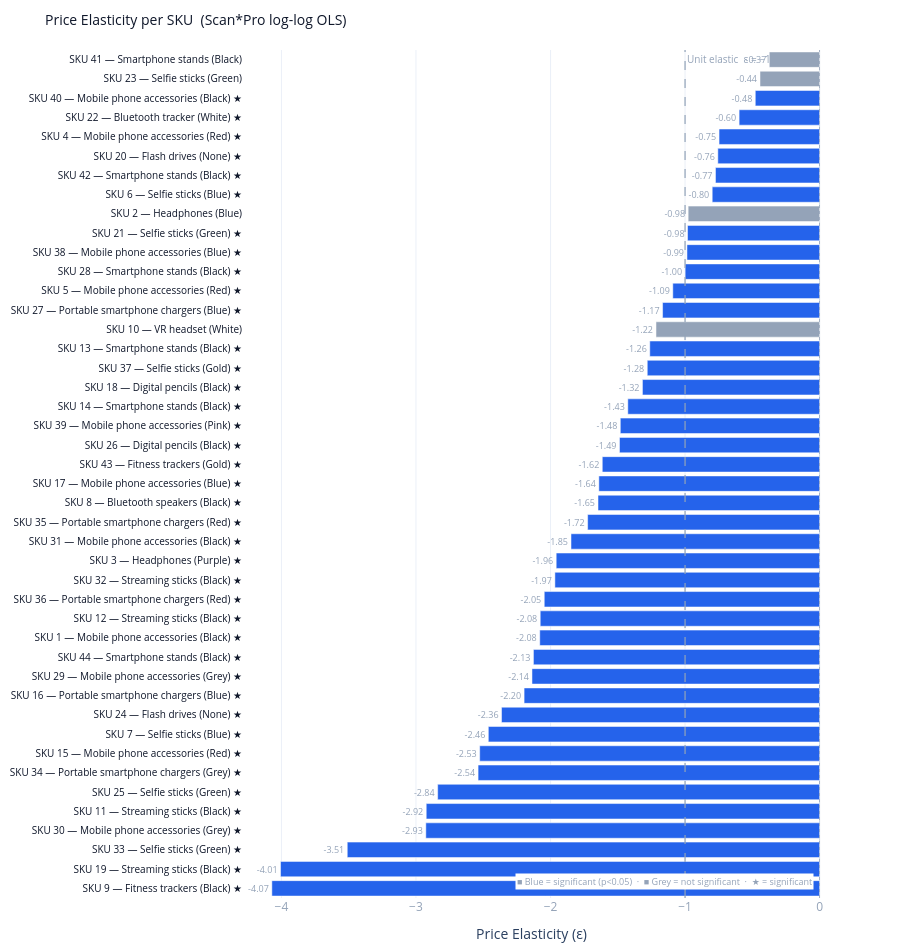

Notebook source saved alongside this figure:
### Markdown cell above
## Portfolio overview

### Code cell
# ── Elasticity ranking — all SKUs ────────────────────────────────────────────
# Horizontal bar chart ordered by elasticity.
# Blue = significant (p<0.05) · Grey = not significant · dashed line = unit elastic

df_plot = results_df.copy()
df_plot["bar_color"] = df_plot.apply(
    lambda r: BLUE if r["elast_sig"] else GREY_MD, axis=1)
df_plot["label"] = df_plot.apply(
    lambda r: f"SKU {int(r['sku'])} — {r['name'].split('—')[-1].strip()}"
              + (" ★" if r["elast_sig"] else ""), axis=1)

fig = go.Figure(go.Bar(
    y=df_plot["label"],
    x=df_plot["elasticity"],
    orientation="h",
    marker_color=df_plot["bar_color"],
    text=df_plot["elasticity"].apply(lambda v: f"{v:.2f}"),
    textposition="outside",
    textfont=dict(size=9, color=GREY_MD),
    customdata=df_plot[["elast_pval", "avg_price", "avg_sales", "r2",
                         "elast_sig"]].values,
    hovertemplate=(
        "<b>%{y}</b><br>"
        "Elasticity: <b>%{x:.4f}</b><br>"
        "p-value: %{customdata[0]:.4f}"
        "  ·  Significant: %{customdata[4]}<br>"
        "Avg price: £%{customdata[1]:.2f}"
        "  ·  Avg sales: %{customdata[2]:.0f} units/wk<br>"
        "R²: %{customdata[3]:.3f}<extra></extra>"
    ),
))

fig.add_vline(x=-1, line_dash="dash", line_color=GREY_MD, line_width=1.2,
              annotation_text="Unit elastic  ε = −1",
              annotation_font=dict(color=GREY_MD, size=10),
              annotation_position="top right")
fig.add_vline(x=0,  line_dash="dot",  line_color=GREY_MD, line_width=0.8)

fig.update_layout(
    title=dict(text="Price Elasticity per SKU  (Scan*Pro log-log OLS)",
               font=dict(size=14, color=SLATE)),
    height=950,
    margin=dict(l=10, r=80, t=50, b=40),
    xaxis=dict(title="Price Elasticity (ε)", zeroline=True,
               zerolinecolor=GREY_LG, zerolinewidth=1,
               tickfont=dict(color=GREY_MD)),
    yaxis=dict(tickfont=dict(size=10, color=SLATE)),
    showlegend=False,
    plot_bgcolor="white",
)

# Manual legend annotation
fig.add_annotation(
    x=0.99, y=0.01, xref="paper", yref="paper",
    text="■ Blue = significant (p<0.05)  ·  ■ Grey = not significant  ·  ★ = significant",
    showarrow=False, font=dict(size=9, color=GREY_MD),
    bgcolor="white", align="right",
)

fig.show()
print(f"\n{n_elastic} elastic SKUs (|ε|>1)  ·  "
      f"{n_inelastic} inelastic  ·  "
      f"{n_sig} statistically significant")

### Figure 1 — Plotly figure (JSON) as saved in the notebook; plotly's stock layout.template omitted (floating-point values rounded to 4 significant figures; data arrays with more than 128 entries replaced by an {"elided": "..."} marker saying what was removed)
{"data": [{"customdata": {"elided": "44x5 mixed values"}, "hovertemplate": "<b>%{y}</b><br>Elasticity: <b>%{x:.4f}</b><br>p-value: %{customdata[0]:.4f}  ·  Significant: %{customdata[4]}<br>Avg price: £%{customdata[1]:.2f}  ·  Avg sales: %{customdata[2]:.0f} units/wk<br>R²: %{customdata[3]:.3f}<extra></extra>", "marker": {"color": ["#2563EB", "#2563EB", "#2563EB", "#2563EB", "#2563EB", "#2563EB", "#2563EB", "#2563EB", "#2563EB", "#2563EB", "#2563EB", "#2563EB", "#2563EB", "#2563EB", "#2563EB", "#2563EB", "#2563EB", "#2563EB", "#2563EB", "#2563EB", "#2563EB", "#2563EB", "#2563EB", "#2563EB", "#2563EB", "#2563EB", "#2563EB", "#2563EB", "#2563EB", "#94a3b8", "#2563EB", "#2563EB", "#2563EB", "#2563EB", "#2563EB", "#94a3b8", "#2563EB", "#2563EB", "#2563EB", "#2563EB", "#2563EB", "#2563EB", "#94a3b8", "#94a3b8"]}, "orientation": "h", "text": ["-4.07", "-4.01", "-3.51", "-2.93", "-2.92", "-2.84", "-2.54", "-2.53", "-2.46", "-2.36", "-2.20", "-2.14", "-2.13", "-2.08", "-2.08", "-2.05", "-1.97", "-1.96", "-1.85", "-1.72", "-1.65", "-1.64", "-1.62", "-1.49", "-1.48", "-1.43", "-1.32", "-1.28", "-1.26", "-1.22", "-1.17", "-1.09", "-1.00", "-0.99", "-0.98", "-0.98", "-0.80", "-0.77", "-0.76", "-0.75", "-0.60", "-0.48", "-0.44", "-0.37"], "textfont": {"color": "#94a3b8", "size": 9}, "textposition": "outside", "type": "bar", "x": [-4.071, -4.007, -3.511, -2.927, -2.924, -2.839, -2.538, -2.526, -2.462, -2.364, -2.196, -2.138, -2.127, -2.08, -2.077, -2.047, -1.968, -1.958, -1.848, -1.724, -1.647, -1.641, -1.615, -1.487, -1.481, -1.425, -1.317, -1.281, -1.262, -1.216, -1.167, -1.091, -0.9993, -0.9859, -0.9817, -0.977, -0.7982, -0.7739, -0.7564, -0.7473, -0.5982, -0.4781, -0.4429, -0.3741], "y": ["SKU 9 — Fitness trackers (Black) ★", "SKU 19 — Streaming sticks (Black) ★", "SKU 33 — Selfie sticks (Green) ★", "SKU 30 — Mobile phone accessories (Grey) ★", "SKU 11 — Streaming sticks (Black) ★", "SKU 25 — Selfie sticks (Green) ★", "SKU 34 — Portable smartphone chargers (Grey) ★", "SKU 15 — Mobile phone accessories (Red) ★", "SKU 7 — Selfie sticks (Blue) ★", "SKU 24 — Flash drives (None) ★", "SKU 16 — Portable smartphone chargers (Blue) ★", "SKU 29 — Mobile phone accessories (Grey) ★", "SKU 44 — Smartphone stands (Black) ★", "SKU 1 — Mobile phone accessories (Black) ★", "SKU 12 — Streaming sticks (Black) ★", "SKU 36 — Portable smartphone chargers (Red) ★", "SKU 32 — Streaming sticks (Black) ★", "SKU 3 — Headphones (Purple) ★", "SKU 31 — Mobile phone accessories (Black) ★", "SKU 35 — Portable smartphone chargers (Red) ★", "SKU 8 — Bluetooth speakers (Black) ★", "SKU 17 — Mobile phone accessories (Blue) ★", "SKU 43 — Fitness trackers (Gold) ★", "SKU 26 — Digital pencils (Black) ★", "SKU 39 — Mobile phone accessories (Pink) ★", "SKU 14 — Smartphone stands (Black) ★", "SKU 18 — Digital pencils (Black) ★", "SKU 37 — Selfie sticks (Gold) ★", "SKU 13 — Smartphone stands (Black) ★", "SKU 10 — VR headset (White)", "SKU 27 — Portable smartphone chargers (Blue) ★", "SKU 5 — Mobile phone accessories (Red) ★", "SKU 28 — Smartphone stands (Black) ★", "SKU 38 — Mobile phone accessories (Blue) ★", "SKU 21 — Selfie sticks (Green) ★", "SKU 2 — Headphones (Blue)", "SKU 6 — Selfie sticks (Blue) ★", "SKU 42 — Smartphone stands (Black) ★", "SKU 20 — Flash drives (None) ★", "SKU 4 — Mobile phone accessories (Red) ★", "SKU 22 — Bluetooth tracker (White) ★", "SKU 40 — Mobile phone accessories (Black) ★", "SKU 23 — Selfie sticks (Green)", "SKU 41 — Smartphone stands (Black)"]}], "layout": {"annotations": [{"font": {"color": "#94a3b8", "size": 10}, "showarrow": false, "text": "Unit elastic  ε = −1", "x": -1, "xanchor": "left", "xref": "x", "y": 1, "yanchor": "top", "yref": "y domain"}, {"align": "right", "bgcolor": "white", "font": {"color": "#94a3b8", "size": 9}, "showarrow": false, "text": "■ Blue = significant (p<0.05)  ·  ■ Grey = not significant  ·  ★ = significant", "x": 0.99, "xref": "paper", "y": 0.01, "yref": "paper"}], "height": 950, "margin": {"b": 40, "l": 10, "r": 80, "t": 50}, "plot_bgcolor": "white", "shapes": [{"line": {"color": "#94a3b8", "dash": "dash", "width": 1.2}, "type": "line", "x0": -1, "x1": -1, "xref": "x", "y0": 0, "y1": 1, "yref": "y domain"}, {"line": {"color": "#94a3b8", "dash": "dot", "width": 0.8}, "type": "line", "x0": 0, "x1": 0, "xref": "x", "y0": 0, "y1": 1, "yref": "y domain"}], "showlegend": false, "title": {"font": {"color": "#0f172a", "size": 14}, "text": "Price Elasticity per SKU  (Scan*Pro log-log OLS)"}, "xaxis": {"tickfont": {"color": "#94a3b8"}, "title": {"text": "Price Elasticity (ε)"}, "zeroline": true, "zerolinecolor": "#cbd5e1", "zerolinewidth": 1}, "yaxis": {"tickfont": {"color": "#0f172a", "size": 10}}}}
